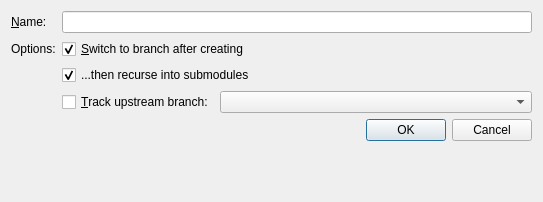
<?xml version="1.0" encoding="UTF-8"?>
<ui version="4.0">
 <class>NewBranchDialog</class>
 <widget class="QDialog" name="NewBranchDialog">
  <property name="windowModality">
   <enum>Qt::WindowModality::NonModal</enum>
  </property>
  <property name="enabled">
   <bool>true</bool>
  </property>
  <property name="geometry">
   <rect>
    <x>0</x>
    <y>0</y>
    <width>543</width>
    <height>202</height>
   </rect>
  </property>
  <property name="windowTitle">
   <string>New branch</string>
  </property>
  <property name="sizeGripEnabled">
   <bool>false</bool>
  </property>
  <property name="modal">
   <bool>true</bool>
  </property>
  <layout class="QFormLayout" name="formLayout">
   <property name="fieldGrowthPolicy">
    <enum>QFormLayout::FieldGrowthPolicy::AllNonFixedFieldsGrow</enum>
   </property>
   <item row="0" column="0">
    <widget class="QLabel" name="nameLabel">
     <property name="text">
      <string>&amp;Name:</string>
     </property>
     <property name="buddy">
      <cstring>nameEdit</cstring>
     </property>
    </widget>
   </item>
   <item row="2" column="0">
    <widget class="QLabel" name="optionsLabel">
     <property name="text">
      <string>Options:</string>
     </property>
    </widget>
   </item>
   <item row="2" column="1">
    <widget class="QCheckBox" name="switchToBranchCheckBox">
     <property name="text">
      <string>&amp;Switch to branch after creating</string>
     </property>
     <property name="checked">
      <bool>true</bool>
     </property>
    </widget>
   </item>
   <item row="4" column="1">
    <layout class="QHBoxLayout" name="upstreamLayout">
     <item>
      <widget class="QCheckBox" name="upstreamCheckBox">
       <property name="sizePolicy">
        <sizepolicy hsizetype="Minimum" vsizetype="Fixed">
         <horstretch>0</horstretch>
         <verstretch>0</verstretch>
        </sizepolicy>
       </property>
       <property name="text">
        <string>&amp;Track upstream branch:</string>
       </property>
      </widget>
     </item>
     <item>
      <widget class="QComboBox" name="upstreamComboBox">
       <property name="sizePolicy">
        <sizepolicy hsizetype="MinimumExpanding" vsizetype="Fixed">
         <horstretch>0</horstretch>
         <verstretch>0</verstretch>
        </sizepolicy>
       </property>
       <property name="insertPolicy">
        <enum>QComboBox::InsertPolicy::NoInsert</enum>
       </property>
      </widget>
     </item>
    </layout>
   </item>
   <item row="7" column="1">
    <widget class="QDialogButtonBox" name="buttonBox">
     <property name="orientation">
      <enum>Qt::Orientation::Horizontal</enum>
     </property>
     <property name="standardButtons">
      <set>QDialogButtonBox::StandardButton::Cancel|QDialogButtonBox::StandardButton::Ok</set>
     </property>
     <property name="centerButtons">
      <bool>false</bool>
     </property>
    </widget>
   </item>
   <item row="0" column="1">
    <widget class="QLineEdit" name="nameEdit"/>
   </item>
   <item row="3" column="1">
    <widget class="QCheckBox" name="recurseSubmodulesCheckBox">
     <property name="text">
      <string>...then recurse into submodules</string>
     </property>
     <property name="checked">
      <bool>true</bool>
     </property>
    </widget>
   </item>
  </layout>
 </widget>
 <tabstops>
  <tabstop>nameEdit</tabstop>
  <tabstop>switchToBranchCheckBox</tabstop>
  <tabstop>upstreamCheckBox</tabstop>
  <tabstop>upstreamComboBox</tabstop>
 </tabstops>
 <resources/>
 <connections>
  <connection>
   <sender>buttonBox</sender>
   <signal>rejected()</signal>
   <receiver>NewBranchDialog</receiver>
   <slot>reject()</slot>
   <hints>
    <hint type="sourcelabel">
     <x>299</x>
     <y>197</y>
    </hint>
    <hint type="destinationlabel">
     <x>286</x>
     <y>156</y>
    </hint>
   </hints>
  </connection>
  <connection>
   <sender>buttonBox</sender>
   <signal>accepted()</signal>
   <receiver>NewBranchDialog</receiver>
   <slot>accept()</slot>
   <hints>
    <hint type="sourcelabel">
     <x>463</x>
     <y>197</y>
    </hint>
    <hint type="destinationlabel">
     <x>364</x>
     <y>71</y>
    </hint>
   </hints>
  </connection>
  <connection>
   <sender>upstreamCheckBox</sender>
   <signal>toggled(bool)</signal>
   <receiver>upstreamComboBox</receiver>
   <slot>setEnabled(bool)</slot>
   <hints>
    <hint type="sourcelabel">
     <x>205</x>
     <y>122</y>
    </hint>
    <hint type="destinationlabel">
     <x>244</x>
     <y>117</y>
    </hint>
   </hints>
  </connection>
  <connection>
   <sender>switchToBranchCheckBox</sender>
   <signal>toggled(bool)</signal>
   <receiver>recurseSubmodulesCheckBox</receiver>
   <slot>setEnabled(bool)</slot>
   <hints>
    <hint type="sourcelabel">
     <x>191</x>
     <y>62</y>
    </hint>
    <hint type="destinationlabel">
     <x>242</x>
     <y>84</y>
    </hint>
   </hints>
  </connection>
 </connections>
</ui>
